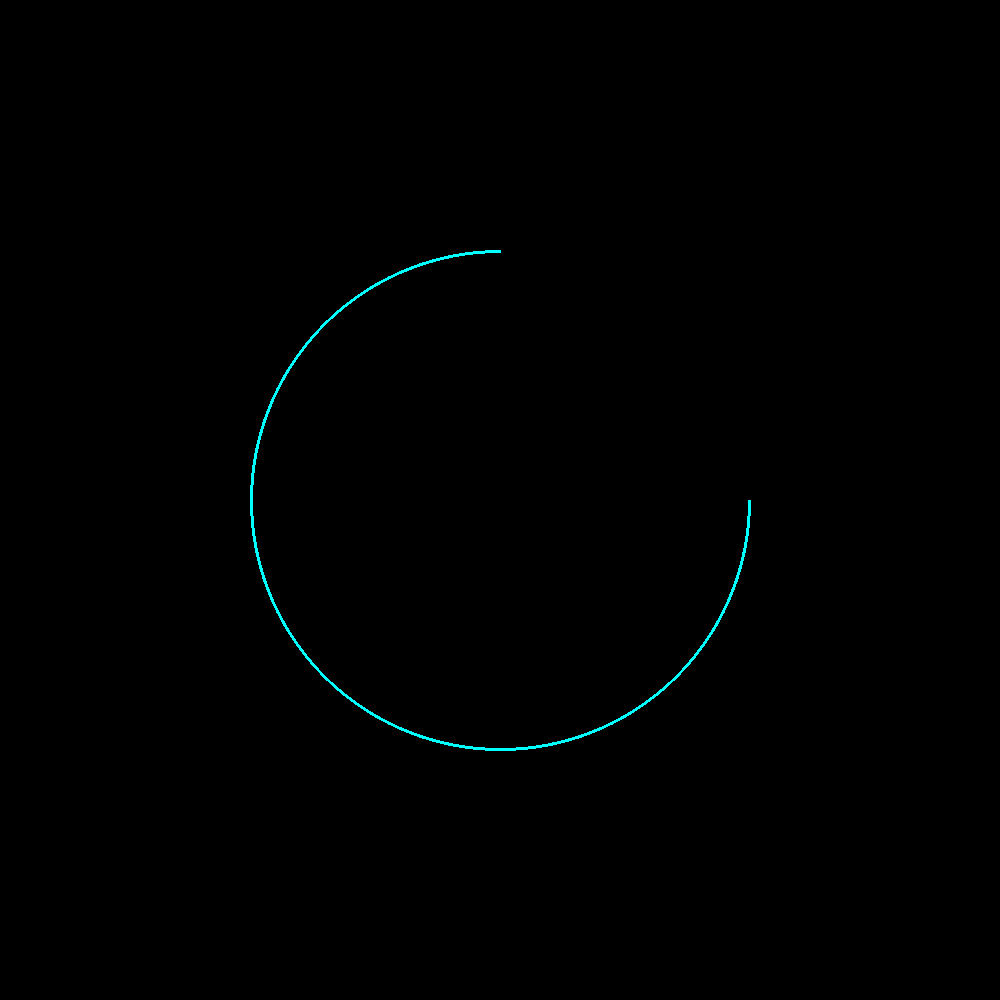

The script that saved this image:
from PIL import Image, ImageDraw

# Setup
img_width = 1000
img_height = 1000
img = Image.new("RGB", (img_width, img_height))
draw = ImageDraw.Draw(img)

# Draw
draw.arc([(250, 250), (750, 750)], start=0, end=270, width=3, fill='aqua')

# Saves the picture
img_path = __file__.replace('.py', '.png')
img.save(img_path)
print(f'Saved {img_path}')
img.show()

